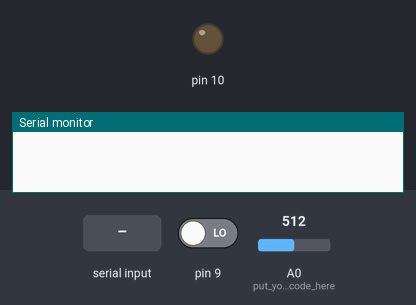
Simulated run of this sketch. Board: Arduino Uno, built with avr-gcc and run on an emulated ATmega328P. Shown: output pins drawn as LEDs (lit = HIGH), the last lines printed to the serial monitor. Inputs (shaded band) come from the test bench; at power-on: pin 9 LOW, A0 (put_your_setup_code_here) = 512.

Above: at 1.2 s.
1.3 s: pin 9 driven HIGH
2.8 s: "90,45\n" received over Serial
At 3.6 s:
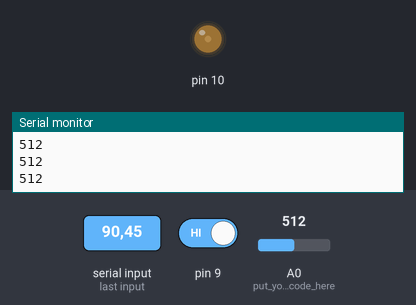
5.3 s: "30,150\n" received over Serial
At 5.7 s:
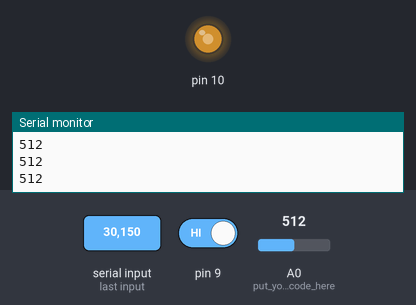
7.8 s: "200\n" received over Serial
At 8.6 s:
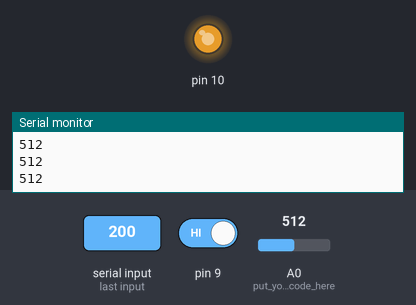
Timing chart, 0 to 10.8 s (numbered marks = the images above; inputs shaded):
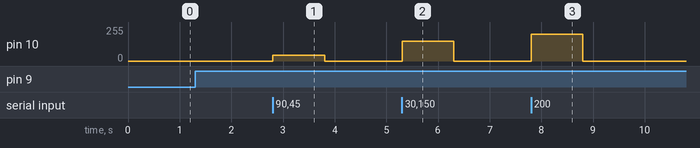

Measured:
- after the input at 2.8 s, pin 10: 0/255 → 45/255 at once, → 0/255 1.0 s later
- after the input at 5.3 s, pin 10: 0/255 → 150/255 at once, → 0/255 1.0 s later
- after the input at 7.8 s, pin 10: 0/255 → 200/255 at once, → 0/255 1.0 s later

The sketch:

Glow_control.ino
```cpp
int readval, writeval;

void setup() {
pinMode(A0,INPUT);// put your setup code here, to run once:
Serial.begin(9600);
pinMode(10,OUTPUT);
pinMode(9,INPUT);
}

void loop() {
  if(digitalRead(9)==1){
readval=analogRead(A0);
Serial.println(readval);
while(Serial.available()==0);
writeval=Serial.parseInt();
analogWrite(10,writeval);
}
else if(digitalRead(9)==0)digitalWrite(10,LOW);
}
```
